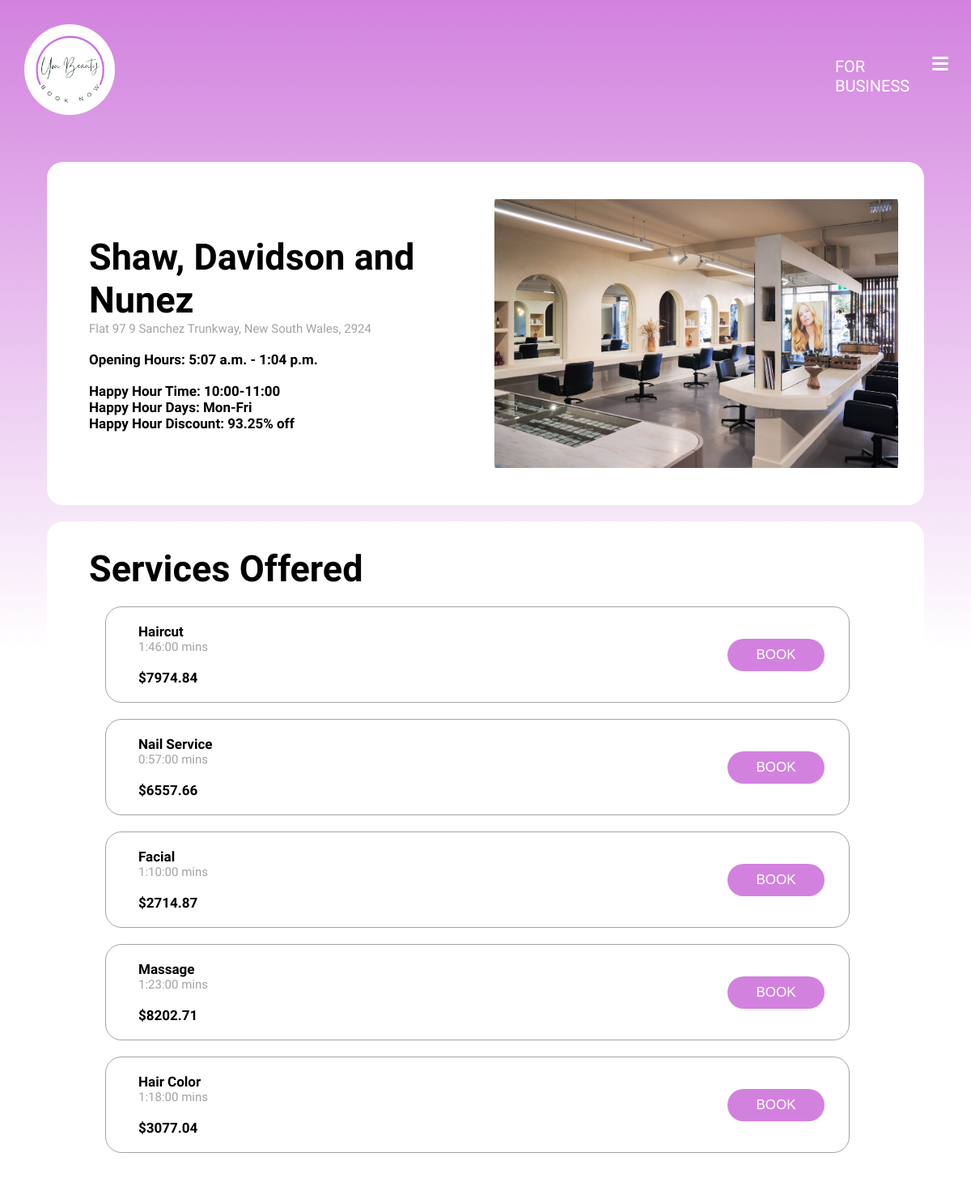
The app's page /salons/2/ with its own data.
### salons/models.py (models this page shows, shortened)
class SalonInfo(models.Model):
    salon_name = models.CharField(max_length=255)
    salon_address = models.OneToOneField(SalonAddress, on_delete=models.CASCADE)
    salon_photo = models.ImageField(upload_to='salon_photos/', blank=True, null=True)
    salon_openingtime = models.TimeField()
    salon_closingtime = models.TimeField()
    happyhour_times = models.CharField(max_length=255)
    happyhour_days = models.CharField(max_length=255)
    happyhour_discount = models.DecimalField(max_digits=5, decimal_places=2)

class SalonAddress(models.Model):
    address_line1 = models.CharField(max_length=255)
    address_line2 = models.CharField(max_length=255, blank=True, null=True)
    suburb = models.CharField(max_length=100)
    state = models.CharField(max_length=100)
    postcode = models.CharField(max_length=10)
    country = models.CharField(max_length=100)

class SalonService(models.Model):
    salon = models.ForeignKey(SalonInfo, on_delete=models.CASCADE)
    service = models.ForeignKey(Service, on_delete=models.CASCADE)
    price = models.DecimalField(max_digits=10, decimal_places=2)
    duration = models.DurationField()
    description = models.TextField(blank=True, null=True)

class Service(models.Model):
    service_name = models.CharField(max_length=255)

### salons/views.py (the view)
# urls.py: path('<int:salon_id>/', views.SalonDetailView, name='salon_page'),
def SalonDetailView(request, salon_id):
    salon = get_object_or_404(SalonInfo, pk=salon_id)
    services = SalonService.objects.filter(salon=salon)
    return render(request, 'salons/salon_page.html', { 'salon': salon, 'services': services, })

### accounts/context_processors.py (called while the page is built, shortened)
def global_variable(request):
    is_authenticated_customer = False
    current_user = request.user
    print(f"{current_user} is authenticated customer: {is_authenticated_customer}")
    return {
        "is_authenticated_customer": is_authenticated_customer,
    }

### templates/salons/salon_page.html (shortened to what this page needs)
{% extends "base.html" %}
{% load static %}
{% block content %}
<head>
    <link rel="stylesheet" type="text/css" href="{% static 'css/salons.css' %}">
</head>
<div class="container">
    <div class="salon-details">
        <div class="smaller-details">
            <h1>{{ salon.salon_name }}</h1>
            <p>{{ salon.salon_address.address_line1 }}, {{ salon.salon_address.state }}, {{ salon.salon_address.postcode }}</p>
            <br>
            <h2>Opening Hours: {{ salon.salon_openingtime }} - {{ salon.salon_closingtime }}</h2>
            <br>
            <h2>Happy Hour Time: {{ salon.happyhour_times }}</h2>
            <h2>Happy Hour Days: {{ salon.happyhour_days }}</h2>
            <h2>Happy Hour Discount: {{ salon.happyhour_discount }}% off</h2>
        </div>
        <div class="salonpage-image-container">
            <img loading="lazy" src="{% static 'design/salon-image.jpg' %}" class="salonpage-image">
        </div>
    </div>
    <div class="services">
        <h1>Services Offered</h1>
        {% for service in services %}
            <div class="allservice-details">
                <div class="service-details">
                    <h2>{{ service.service.service_name }}</h2>
                    <p>{{ service.duration }} mins</p>
                    <br>
                    <h2>${{ service.price }}</h2>
                </div>
                <a href="{% url 'make_bookings' service.id %}">
                    <button type="button" class="book-button">BOOK</button>
                </a>
            </div>
        {% endfor %}
    </div>
</div>
{% endblock %}

### static/css/style.css (style rules this page uses)
* { padding: 0; margin: 0; }
body { padding-bottom: 100px; }
a { text-decoration: none; color: #fff }
:root { --bar-width: 20px; --bar-height: 3px; --hamburger-gap: 4px; --background: #fff; --animation-timing: 200ms ease-in-out; }

### static/css/salons.css (style rules this page uses)
.container { margin-top: 200px; width: 100%; position: absolute; display: flex; flex-direction: column; align-items: center; }
.salon-details { background-color: #fff; display: flex; width: 85%; min-width: 24em; max-width: 1500px; height: 30vw; max-height: 600px; min-height: 350px; padding: 2em; border-radius: 20px; margin-bottom: 20px; justify-content: space-between; align-items: center; font-family: 'Kanit', Verdana, sans-serif; }
h1 { font-size: 45px; padding-left: 20px; }
h2 { font-size: 17px; padding-left: 20px; }
p { font-size: 15px; color: #a3a3a3; padding-left: 20px; }
.salonpage-image-container { background-color: #ffffff; overflow: hidden; width: fit-content; height: 30vw; max-height: 600px; }
.salonpage-image { object-fit: contain; object-position: center; align-self: center; width: 100%; height: 100%; border-radius: 20px; }
.services { background-color: #fff; font-family: 'Kanit', Verdana, sans-serif; width: 85%; min-width: 24em; max-width: 1500px; height: fit-content; padding: 2em; border-radius: 20px; list-style: none; }
.allservice-details { border: 1px solid #a3a3a3; border-radius: 20px; display: flex; width: 90%; margin: 20px 40px; justify-content: space-between; align-items: center; }
.service-details { padding: 20px; }
.allservice-details button { font-size: 17px; border-radius: 20px; background-color: #d282de; border-width: 0px; margin-right: 30px; padding: 10px 5px; width: 120px; align-self: center; color: #fff; }

### records on screen
SalonInfo: salon_name "Shaw, Davidson and Nunez", salon_address.address_line1 "Flat 97 9 Sanchez Trunkway", salon_address.state "New South Wales", salon_address.postcode "2924", salon_openingtime "5:07 a.m.", salon_closingtime "1:04 p.m.", happyhour_times "10:00-11:00", happyhour_days "Mon-Fri", happyhour_discount "93.25"
SalonService: service.service_name "Haircut", duration "1:46:00", price "7974.84"
SalonService: service.service_name "Nail Service", duration "0:57:00", price "6557.66"
SalonService: service.service_name "Facial", duration "1:10:00", price "2714.87"
SalonService: service.service_name "Massage", duration "1:23:00", price "8202.71"
SalonService: service.service_name "Hair Color", duration "1:18:00", price "3077.04"
